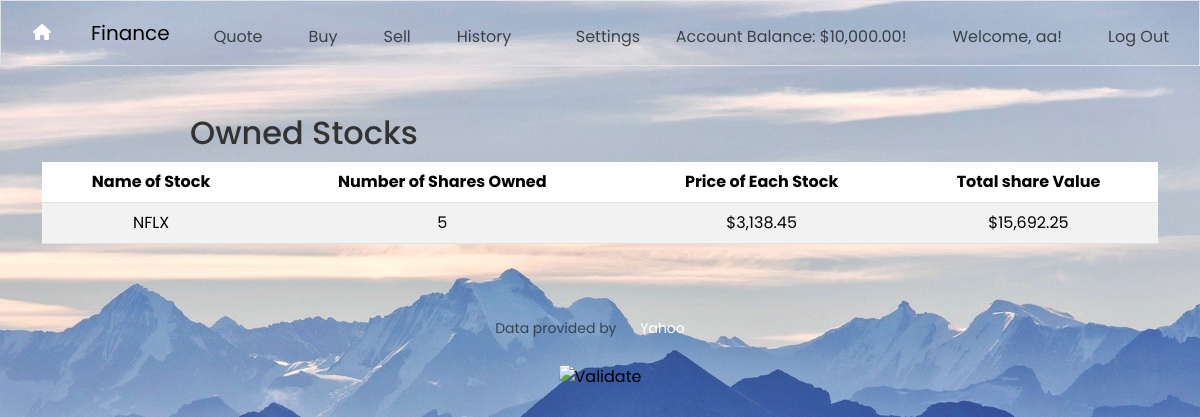
/trade (signed in), run on an earlier commit of the app's database.
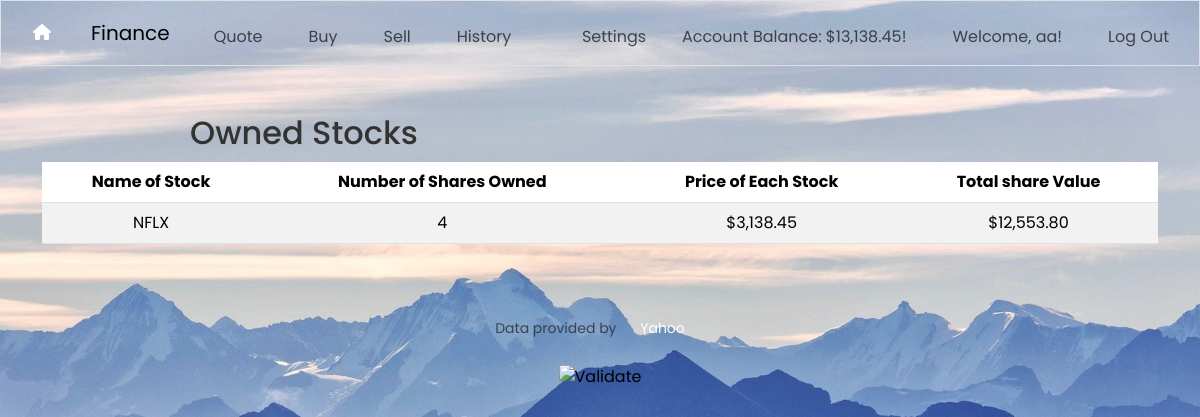
And on a later commit of the database.
### tables this page shows
CREATE TABLE users (id INTEGER PRIMARY KEY AUTOINCREMENT NOT NULL, username TEXT NOT NULL, hash TEXT NOT NULL, cash NUMERIC NOT NULL DEFAULT 10000.00);

CREATE TABLE 'purchases' ('ID' INTEGER PRIMARY KEY AUTOINCREMENT NOT NULL, 'user_ID' INTEGER NOT NULL, 'share_name' TEXT NOT NULL, 'number_of_shares' INTEGER NOT NULL, 'total_price' NUMERIC NOT NULL, 'date_of_purchase' DATETIME NOT NULL);

### app.py (the view)
@app.route("/trade")
@login_required
def trade():
    owned_stocks = db.execute("SELECT * FROM purchases WHERE user_ID=?", session["user_id"])
    balance = db.execute("SELECT cash FROM users WHERE id=?", session["user_id"])
    return render_template("index.html", owned_stocks=owned_stocks, balance=balance)

### app.py (called while the page is built)
@app.after_request
def after_request(response):
    response.headers["Cache-Control"] = "no-cache, no-store, must-revalidate"
    response.headers["Expires"] = 0
    response.headers["Pragma"] = "no-cache"
    return response

### helpers.py (called while the page is built)
def login_required(f):
    @wraps(f)
    def decorated_function(*args, **kwargs):
        if session.get("user_id") is None:
            return redirect("/login")
        return f(*args, **kwargs)
    return decorated_function

def usd(value):
    return f"${value:,.2f}"

### templates/index.html (shortened to what this page needs)
{% extends "layout.html" %}
{% block main %}
    <h2>Owned Stocks</h2>
    <br>
    <table class="table table-striped">
        <thead class="thead-dark">
            <tr>
                <th>Name of Stock</th>
                <th>Number of Shares Owned</th>
                <th>Price of Each Stock</th>
                <th>Total share Value</th>
            </tr>
        </thead>
        <tbdody>
            {% for owned_stock in owned_stocks %}
            <tr>
                <td>{{ owned_stock.share_name }}</td>
                <td>{{ owned_stock.number_of_shares }}</td>
                <td>{{ owned_stock.total_price | usd }}</td>
                <td>{{ (owned_stock.total_price * owned_stock.number_of_shares) | usd  }}</td>
            </tr>
            {% endfor %}
         </tbdody>
    </table>
{% endblock %}

### templates/layout.html (shortened to what this page needs)
<!DOCTYPE html>
<html lang="en">
    <head>
        <link href="https://cdn.jsdelivr.net/npm/bootstrap@5.3.2/dist/css/bootstrap.min.css" rel="stylesheet">
        <link rel="stylesheet" href="https://cdnjs.cloudflare.com/ajax/libs/font-awesome/6.0.0-beta3/css/all.min.css">
        <link rel="stylesheet" href="../static/style.css">
    </head>
    <body>
        <nav class="nav border navbar navbar-expand-md navbar-light">
            <div class="container-fluid">
                <a href="/" class="git"><i class="fa-solid fa-house"></i></a>
                <a class="navbar-brand" href="/trade"> <span class="red">Finance</span></a>
                <div class="collapse navbar-collapse" id="navbar">
                    {% if session["user_id"] %}
                        <ul class="navbar-nav me-auto mt-2">
                            <li class="nav-item "><a class="nav-link {% if active_tab == 'quote' %}active{% endif %}" href="/quote">Quote</a></li>
                            <li class="nav-item"><a class="nav-link {% if active_tab == 'buy' %}active{% endif %}" href="/buy">Buy</a></li>
                            <li class="nav-item"><a class="nav-link {% if active_tab == 'sell' %}active{% endif %}" href="/sell">Sell</a></li>
                            <li class="nav-item"><a class="nav-link {% if active_tab == 'history' %}active{% endif %}" href="/history">History</a></li>
                        </ul>
                        <ul class="navbar-nav ms-auto mt-2">
                            <div class="icon">
                                <li class="nav-item"><a class="nav-link">Settings<a></li>
                            </div>
                            <li class="nav-item"><a class="nav-link">Account Balance: {{ balance[0]['cash']| usd }}!</a></li>
                            <li class="nav-item"><a class="nav-link">Welcome, {{ session["username"] }}!</a></li>
                            <li class="nav-item"><a class="nav-link" href="/logout">Log Out</a></li>
                        </ul>
                    {% else %}
                        <ul class="navbar-nav ms-auto mt-2">
                            <li class="nav-item"><a class="nav-link" href="/register">Register</a></li>
                            <li class="nav-item"><a class="nav-link" href="/login">Log In</a></li>
                        </ul>
                    {% endif %}
                </div>
            </div>
        </nav>
        <main class="container py-5 text-center">
            {% block main %}{% endblock %}
        </main>
        <footer class="mb-5">
            <p class="mb-3 small text-center text-muted">
                Data provided by <a href="https://finance.yahoo.com/">Yahoo</a>
            </p>
            <form action="https://validator.w3.org/check" class="text-center" enctype="multipart/form-data" method="post" target="_blank">
                <input alt="Validate" src="/static/I_heart_validator.png" type="image">
            </form>
        </footer>
    </body>
</html>

### static/style.css (style rules this page uses)
body { font-family: 'Poppins', sans-serif; margin: 0; padding: 0; background-image: url('images/background.jpg'); background-size: cover; background-position: center; color: #333; height: 100vh; }
nav { display: flex; align-items: center; justify-content: space-between; }
ul { list-style-type: none; display: flex; gap: 20px; }
li { margin-right: 10px; }
a { text-decoration: none; color: #fff; }
main { display: flex; flex-wrap: wrap; justify-content: space-around; padding: 20px; }
h1, h2 { color: #333; margin-bottom: 10px; text-align: center; }
p { color: black; font-size: 16px; line-height: 1.5; margin-bottom: 20px; }
a { border-radius: 25px; color: #fff; display: inline-block; padding: 10px 20px; text-decoration: none; transition: background-color 0.3s ease; }
.nav .git { background-color: transparent; }

### templates/layout.html (style rules this page uses)
.icon { position: absolute; transform: translateX(-100px); display: inline-block; cursor: help; }
.dropdown-menu a { color: black; padding: 12px 16px; text-decoration: none; display: block; }
body { background-image: url(../static/images/background.jpg); background-size: cover; background-position: top; }

What changed in the data, as far as the page shows it:
changed users: cash "$10,000.00" → "$13,138.45"
changed purchases "NFLX": number_of_shares "5" → "4"; total_price+number_of_shares "$15,692.25" → "$12,553.80"
